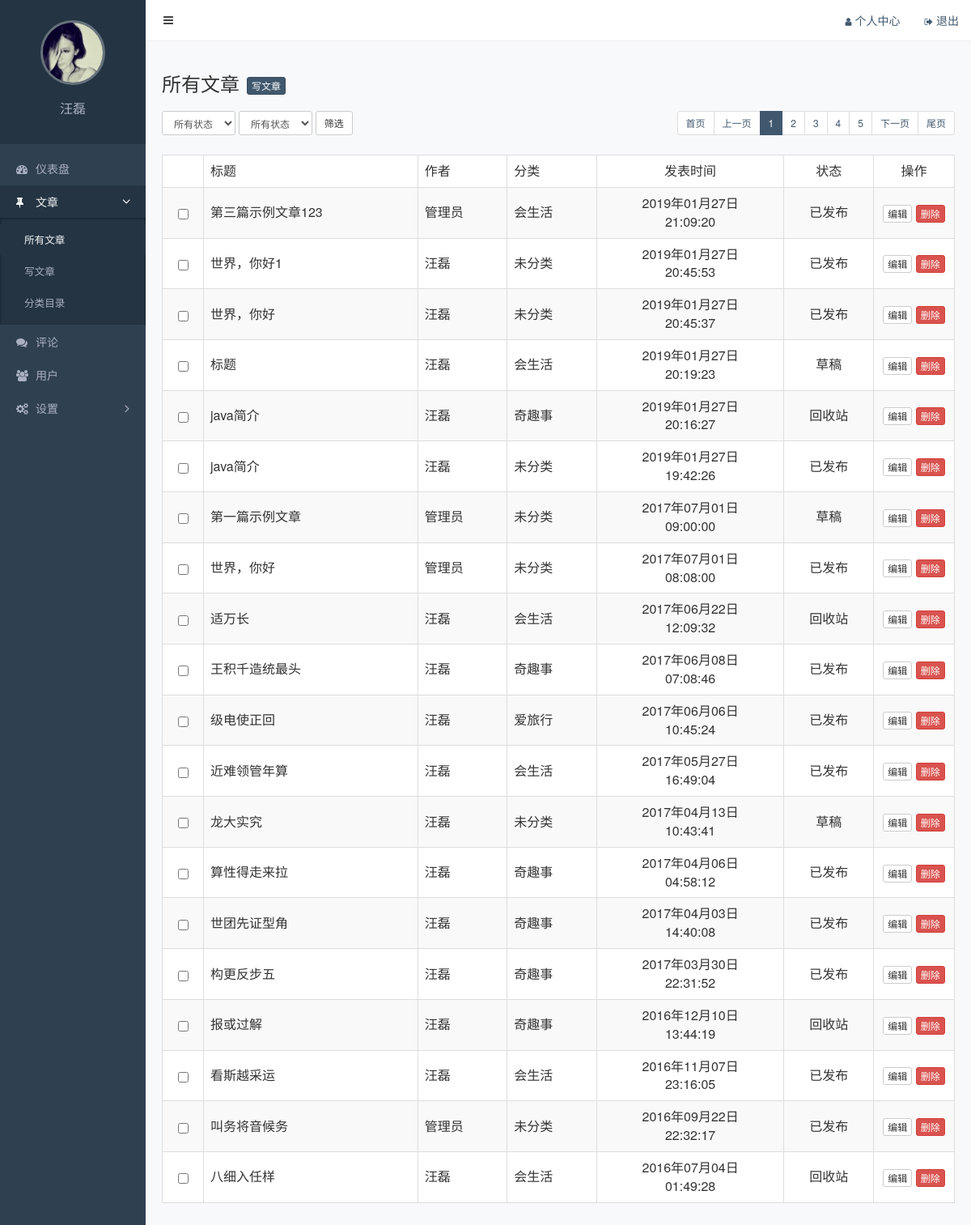
/admin/posts.php (signed in), run on the app's committed database.
### tables this page shows
CREATE TABLE `posts` (
  `id` int(11) NOT NULL AUTO_INCREMENT COMMENT '主键',
  `slug` varchar(200) NOT NULL COMMENT '别名',
  `title` varchar(200) NOT NULL COMMENT '标题',
  `feature` varchar(200) DEFAULT NULL COMMENT '特色图像',
  `created` datetime NOT NULL COMMENT '创建时间',
  `content` text COMMENT '内容',
  `views` int(11) DEFAULT '0' COMMENT '浏览数',
  `likes` int(11) DEFAULT '0' COMMENT '点赞数',
  `status` varchar(20) NOT NULL COMMENT '状态（drafted/published/trashed）',
  `user_id` int(11) NOT NULL COMMENT '用户 ID',
  `category_id` int(11) NOT NULL COMMENT '分类 ID',
  PRIMARY KEY (`id`)
);

CREATE TABLE `users` (
  `id` int(11) NOT NULL AUTO_INCREMENT COMMENT '主键',
  `slug` varchar(200) NOT NULL COMMENT '别名',
  `email` varchar(200) NOT NULL COMMENT '邮箱',
  `password` varchar(200) NOT NULL COMMENT '密码',
  `nickname` varchar(100) DEFAULT NULL COMMENT '昵称',
  `avatar` varchar(200) DEFAULT NULL COMMENT '头像',
  `bio` varchar(500) DEFAULT NULL COMMENT '简介',
  `status` varchar(20) NOT NULL COMMENT '状态（unactivated/activated/forbidden/trashed）',
  PRIMARY KEY (`id`)
);

CREATE TABLE `categories` (
  `id` int(11) NOT NULL AUTO_INCREMENT COMMENT '主键',
  `slug` varchar(200) NOT NULL COMMENT '别名',
  `name` varchar(200) NOT NULL COMMENT '分类名称',
  PRIMARY KEY (`id`)
);

### functions.php (called while the page is built, shortened)
<?php
	function baixiu_get_current_user(){
		return $_SESSION['current_login_user'];
	}
	function baixiu_mysql_connect($sql){
		$conn=mysqli_connect(DB_HOST,DB_USER,DB_USER,DB_NAME);
    	$query=mysqli_query($conn,$sql);
    	$arr['conn']=$conn;
    	$arr['query']=$query;
    	return $arr;
	}
	function xiu_fetch($sql){
		$query=baixiu_mysql_connect($sql)['query'];
		$result=array();
    	while ($row=mysqli_fetch_assoc($query)) {
    	  	$result[]=$row;
    	}
    	return $result;
	}
	function xiu_fetch_one($sql){
		$res=xiu_fetch($sql);
		return isset($res[0])?$res[0]:'';
	}

### admin/posts.php (the view, shortened to what this page needs)
<?php
   require_once '../functions.php';
  $page=empty($_GET['page'])?1:(int)$_GET['page'];
  $items=20;
  $offset=($page-1)*$items;
  $start_page=$page-2;
  $end_page=$page+2;
  if ($start_page<1) {
    $start_page=1;
    $end_page=5;
  }
  $where='1=1';
  $search='';
  $total_items=(int)xiu_fetch_one("
    SELECT count(1) as num
    FROM posts
    INNER JOIN users
    on user_id=users.id
    INNER JOIN categories
    on category_id=categories.id
    WHERE {$where};
    ")['num'];
  $total_pages=ceil($total_items/$items);
  var_dump($total_pages);
  $posts=xiu_fetch("
    SELECT posts.id,title,
    users.nickname as user_name,
    categories.name as categories_name,
    created,posts.status
    FROM posts
    INNER JOIN users
    on user_id=users.id
    INNER JOIN categories
    on category_id=categories.id
    WHERE {$where}
    ORDER BY posts.created desc
    LIMIT {$offset},{$items};
    ");
  function convert_status($status){
    $dict=array(
      'published'=>'已发布',
      'drafted'=>'草稿',
      'trashed'=>'回收站'
    );
    return isset($dict[$status])?$dict[$status]:'未知';
  }
  function convert_date($create){
    $timestamp=strtotime($create);
    return date('Y年m月d日<b\r> H:i:s',$timestamp);
  }
 ?>
<!DOCTYPE html>
<html lang="zh-CN">
<head>
  <link rel="stylesheet" href="/static/assets/vendors/bootstrap/css/bootstrap.css">
  <link rel="stylesheet" href="/static/assets/vendors/font-awesome/css/font-awesome.css">
  <link rel="stylesheet" href="/static/assets/vendors/nprogress/nprogress.css">
  <link rel="stylesheet" href="/static/assets/css/admin.css">
</head>
<body>
  <div class="main">
    <?php include 'inc/navBar.php' ?>
    <div class="container-fluid">
      <div class="page-title">
        <h1>所有文章</h1>
        <a href="post-add.html" class="btn btn-primary btn-xs">写文章</a>
      </div>
      <div class="page-action">
        <form class="form-inline" action="<?php echo $_SERVER['PHP_SELF'] ?> ">
          <select name="category" class="form-control input-sm">
            <option value="all">所有状态</option>
          </select>
          <select name="status" class="form-control input-sm">
            <option value="all" >所有状态</option>
          </select>
          <button class="btn btn-default btn-sm">筛选</button>
        </form>
        <ul class="pagination pagination-sm pull-right">
          <li><a href="?page=1<?php echo $search ?>">首页</a></li>
          <li><a href="?page=<?php echo ($page-1).$search; ?>">上一页</a></li>
          <?php for ($i=$start_page; $i <=$end_page; $i++): ?>
            <li class="<?php echo $page==$i?"active":''; ?>"><a href="?page=<?php echo $i.$search ?>"><?php echo $i ?></a></li>
          <?php endfor ?>
          <li><a href="?page=<?php echo ($page+1).$search; ?>">下一页</a></li>
          <li><a href="?page=<?php echo $total_pages.$search; ?>">尾页</a></li>
        </ul>
      </div>
      <table class="table table-striped table-bordered table-hover">
        <thead>
          <tr>
            <th></th>
            <th>标题</th>
            <th>作者</th>
            <th>分类</th>
            <th class="text-center">发表时间</th>
            <th class="text-center">状态</th>
            <th class="text-center" width="100">操作</th>
          </tr>
        </thead>
        <tbody>
          <?php foreach ($posts as $item): ?>
            <tr>
              <td class="text-center"><input data-id="<?php echo $item['id'] ?>" type="checkbox"></td>
              <td><?php echo $item['title'] ?></td>
              <td><?php echo $item['user_name'] ?></td>
              <td><?php echo $item['categories_name'] ?></td>
              <td class="text-center"><?php echo convert_date($item['created']); ?></td>
              <td class="text-center"><?php echo convert_status($item['status']); ?></td>
              <td class="text-center">
                <a href="/admin/post-edit.php?id=<?php echo $item['id'] ?>" class="btn btn-default btn-xs">编辑</a>
                <a href="/admin/delete_posts.php?id=<?php echo $item['id'] ?>" class="btn btn-danger btn-xs">删除</a>
              </td>
            </tr>
          <?php endforeach ?>
        </tbody>
      </table>
    </div>
  </div>
  <?php $current_page='posts' ?>
 <?php include 'inc/sideBar.php'; ?>
</body>
</html>

### admin/inc/navBar.php
<nav class="navbar">
  <button class="btn btn-default navbar-btn fa fa-bars"></button>
  <ul class="nav navbar-nav navbar-right">
  <li><a href="/admin/profile.php"><i class="fa fa-user"></i>个人中心</a></li>
  <li><a href="/admin/login.php?action=logout"><i class="fa fa-sign-out"></i>退出</a></li>
  </ul>
</nav>

### admin/inc/sideBar.php (shortened to what this page needs)
<?php
  $current_page=isset($current_page)?$current_page:'';
  require_once '../functions.php';
  $current_user=baixiu_get_current_user();
?>
<div class="aside">
    <div class="profile">
      <img class="avatar" src="<?php echo $current_user['avatar'] ?>">
      <h3 class="name"><?php echo $current_user['nickname'] ?></h3>
    </div>
    <ul class="nav">
      <li class=<?php echo $current_page=='index'?'active':''; ?>>
        <a href="/admin/index.php"><i class="fa fa-dashboard"></i>仪表盘</a>
      </li>
      <?php $menu_posts=array('posts','post_add','categories'); ?>
      <li <?php echo in_array($current_page, $menu_posts)?'class="active"':''; ?>>
        <a href="#menu-posts" class=<?php echo in_array($current_page, $menu_posts)?'':"collapsed" ?> data-toggle="collapse">
          <i class="fa fa-thumb-tack"></i>文章<i class="fa fa-angle-right"></i>
        </a>
        <ul id="menu-posts" class="collapse <?php echo in_array($current_page, $menu_posts)?'in':''; ?>">
          <li <?php echo $current_page==='posts'?'class="active"':''; ?>><a href="/admin/posts.php">所有文章</a></li>
          <li <?php echo $current_page==='post_add'?'class="active"':''; ?>><a href="/admin/post-add.php">写文章</a></li>
          <li <?php echo $current_page==='categories'?'class="active"':''; ?>><a href="/admin/categories.php">分类目录</a></li>
        </ul>
      </li>
      <li class=<?php echo $current_page=='comments'?'active':''; ?>>
        <a href="/admin/comments.php"><i class="fa fa-comments"></i>评论</a>
      </li>
      <li class=<?php echo $current_page=='users'?'active':''; ?>>
        <a href="/admin/users.php"><i class="fa fa-users"></i>用户</a>
      </li>
      <?php $menu_settings=array('nav_menus','slides','settings'); ?>
      <li <?php echo in_array($current_page, $menu_settings)?'class="active"':''; ?>>
        <a href="#menu-settings" class=<?php echo in_array($current_page, $menu_settings)?'':"collapsed" ?> data-toggle="collapse">
          <i class="fa fa-cogs"></i>设置<i class="fa fa-angle-right"></i>
        </a>
      </li>
    </ul>
  </div>

### static/assets/css/admin.css (style rules this page uses)
.form-control { box-shadow: none; }
body { background-color: #f8f9fb; -webkit-font-smoothing: antialiased; -moz-osx-font-smoothing: grayscale; }
.aside { position: fixed; top: 0; left: 0; width: 180px; height: 100%; background-color: #2f4050; }
.aside .profile { padding: 25px; text-align: center; background-color: #243443; }
.aside .profile .avatar { width: 80px; height: 80px; border: 3px solid rgba(255, 255, 255, .3); border-radius: 50%; object-fit: cover; }
.aside .profile .name { color: #a9b0c2; font-size: 16px; }
.aside .nav { padding: 10px 0; }
.aside .nav li + li { margin-top: 1px; }
.aside .nav a { display: block; padding: 10px 20px; color: #a9b0c2; }
.aside .nav .active > a { color: #f6f6f6; background-color: #243443; }
.aside .nav a i:first-child { width: 14px; margin-right: 10px; font-size: 14px; line-height: 16px; }
.aside .nav .fa-angle-right { float: right; transition: transform .2s; transform: rotate(90deg); font-size: 16px; line-height: 20px; }
.aside .nav .collapsed .fa-angle-right { float: right; transform: rotate(0); }
.aside .nav a + ul { overflow: hidden; padding: 0; list-style: none; background-color: #243443; box-shadow: inset 0 1px 3px #111e29; font-size: .9em; }
.aside .nav a + ul li:first-child { margin-top: 8px; }
.aside .nav a + ul li:last-child { margin-bottom: 8px; }
.aside .nav a + ul a { padding-left: 30px; }
.main { position: relative; overflow: hidden; min-width: 844px; min-height: 100vh; padding: 70px 5px 20px 185px; }
.main .navbar { position: fixed; z-index: 10; top: 0; right: 0; left: 180px; padding: 0 15px 0 10px; border: 0; border-bottom: 1px solid #eee; border-radius: 0; background-color: #fff; }
.main .navbar .navbar-btn { padding: 10px 12px; color: #444; border: 0; }
.main .navbar i { margin-right: 4px; font-size: .8em; }
.main .container-fluid .page-title { overflow: hidden; margin-bottom: 20px; }
.main .container-fluid .page-title h1 { display: inline-block; margin: 0; font-size: 24px; font-weight: 400; }
.main .container-fluid .page-title .btn-primary { margin-left: 5px; vertical-align: bottom; }
.main .container-fluid .page-action { overflow: hidden; margin-bottom: 10px; }
.main .container-fluid .page-action .btn-batch, .main .container-fluid .page-action .form-inline { display: inline-block; }
.main .container-fluid .page-action .btn { margin-right: 10px; }
.main .container-fluid .pagination { margin: 0; }
.main .container-fluid table { background-color: #fff; }
.main .container-fluid th { border-bottom: 1px; font-weight: 400; }
.main .container-fluid td { vertical-align: middle; }

### data on the page
posts: title "第三篇示例文章123", user.nickname "管理员", category.name "会生活", created "2019年01月27日 21:09:20", status "已发布"
posts: title "世界，你好1", user.nickname "汪磊", category.name "未分类", created "2019年01月27日 20:45:53", status "已发布"
posts: title "世界，你好", user.nickname "汪磊", category.name "未分类", created "2019年01月27日 20:45:37", status "已发布"
posts: title "标题", user.nickname "汪磊", category.name "会生活", created "2019年01月27日 20:19:23", status "草稿"
posts: title "java简介", user.nickname "汪磊", category.name "奇趣事", created "2019年01月27日 20:16:27", status "回收站"
posts: title "java简介", user.nickname "汪磊", category.name "未分类", created "2019年01月27日 19:42:26", status "已发布"
posts: title "第一篇示例文章", user.nickname "管理员", category.name "未分类", created "2017年07月01日 09:00:00", status "草稿"
posts: title "世界，你好", user.nickname "管理员", category.name "未分类", created "2017年07月01日 08:08:00", status "已发布"
posts: title "适万长", user.nickname "汪磊", category.name "会生活", created "2017年06月22日 12:09:32", status "回收站"
posts: title "王积千造统最头", user.nickname "汪磊", category.name "奇趣事", created "2017年06月08日 07:08:46", status "已发布"
posts: title "级电使正回", user.nickname "汪磊", category.name "爱旅行", created "2017年06月06日 10:45:24", status "已发布"
posts: title "近难领管年算", user.nickname "汪磊", category.name "会生活", created "2017年05月27日 16:49:04", status "已发布"
posts: title "龙大实究", user.nickname "汪磊", category.name "未分类", created "2017年04月13日 10:43:41", status "草稿"
posts: title "算性得走来拉", user.nickname "汪磊", category.name "奇趣事", created "2017年04月06日 04:58:12", status "已发布"
posts: title "世团先证型角", user.nickname "汪磊", category.name "奇趣事", created "2017年04月03日 14:40:08", status "已发布"
posts: title "构更反步五", user.nickname "汪磊", category.name "奇趣事", created "2017年03月30日 22:31:52", status "已发布"
posts: title "报或过解", user.nickname "汪磊", category.name "奇趣事", created "2016年12月10日 13:44:19", status "回收站"
posts: title "看斯越采运", user.nickname "汪磊", category.name "会生活", created "2016年11月07日 23:16:05", status "已发布"
posts: title "叫务将音候务", user.nickname "管理员", category.name "未分类", created "2016年09月22日 22:32:17", status "已发布"
posts: title "八细入任样", user.nickname "汪磊", category.name "会生活", created "2016年07月04日 01:49:28", status "回收站"

### other printed values
$current_user['nickname'] "汪磊"
